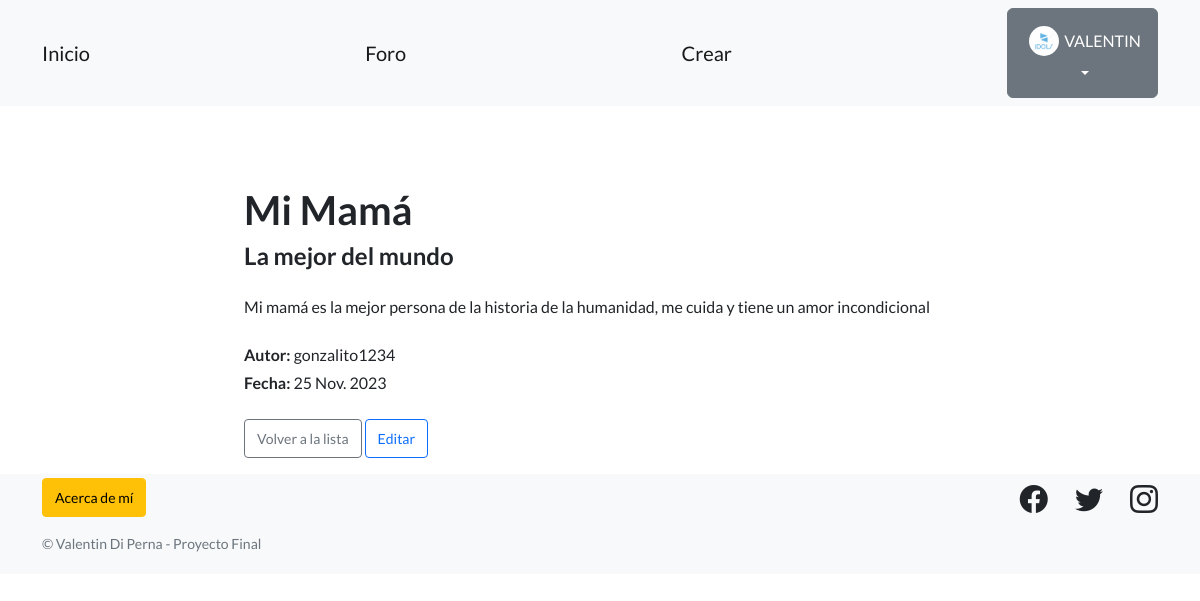
The app's page /pages/pageld/5/ (signed in) with its own data.
### perfiles/models.py (models this page shows, shortened)
class Avatar(models.Model):
   user = models.OneToOneField(User, on_delete=models.CASCADE, null=True)
   imagen = models.ImageField(upload_to='avatares', null=True, blank=True)

### articulos/models.py (models this page shows, shortened)
class Articulo(models.Model):
    titulo = models.CharField(max_length=50)
    subtitulo = models.CharField(max_length=50)
    cuerpo = RichTextField()
    autor = models.ForeignKey(User, on_delete=models.SET_NULL, null=True)
    fecha = models.DateField(auto_now = True)
    destacado = models.BooleanField(default=False)

### articulos/views.py (the view)
# urls.py: path('pageld/<int:pk>/', ArticuloDetailView.as_view(), name='detalle_articulo'),
class ArticuloDetailView(DetailView):
    model = Articulo
    success_url = reverse_lazy('lista_articulos')

### articulos/templates/articulos/articulo_detail.html
{% extends "base.html" %}
{% block contenido %}
<div class="container mt-5">
  <div class="row">
      <div class="col-md-8 offset-md-2">
          <h1 class="post-heading">{{ object.titulo }}</h1>
          <h4 class="subheading">{{ object.subtitulo }}</h4>
          <div class="article-content mt-4">
              {{ object.cuerpo | safe }}
          </div>
          <div class="article-meta mt-4">
              <p class="mb-1"><strong>Autor:</strong> {{ object.autor }}</p>
              <p class="mb-0"><strong>Fecha:</strong> {{ object.fecha }}</p>
          </div>
          <div class="article-actions mt-4">
              <a href="{% url 'lista_articulos' %}" class="btn btn-outline-secondary btn-sm">Volver a la lista</a>
              <a href="{% url 'editar_articulo' object.id %}" class="btn btn-outline-primary btn-sm">Editar</a>
          </div>
      </div>
  </div>
</div>
{% endblock contenido %}

### templates_base/base.html (shortened to what this page needs)
{% load static %}
<!DOCTYPE html>
<html lang="en">
    <head>
        <link href="https://cdn.jsdelivr.net/npm/bootstrap-icons@1.5.0/font/bootstrap-icons.css" rel="stylesheet" type="text/css" />
        <link href="{% static 'css/styles.css' %}" rel="stylesheet" />
    </head>
    <body>
        <nav class="navbar navbar-expand-lg navbar-light bg-light static-top justify-content-center">
            <div class="container">
                <a class="navbar-brand" href="{% url 'inicio' %}">Inicio</a>
                <a class="navbar-brand" href="{% url 'lista_articulos' %}">Foro</a>
                <a class="navbar-brand" href="{% url 'crear_articulo' %}">Crear</a>
                {% if user.is_authenticated %}
                    <div class="dropdown">
                        <button class="btn btn-secondary dropdown-toggle" type="button" id="dropdownMenuButton1" data-bs-toggle="dropdown" aria-expanded="false">
                            <div class="d-flex align-items-center">
                                <img src="{{ user.avatar.imagen.url }}" style="width: 40px; height: 40px; object-fit: cover; border-radius: 50%; padding: 5px;">
                                <span>{{ user.username }}</span>
                            </div>
                        </button>
                    </div>
                {% else %}
                    <div class="d-flex">
                        <a class="btn btn-primary me-2" href="{% url 'login' %}">Iniciar Sesión</a>
                        <a class="btn btn-success" href="{% url 'registro' %}">Registro</a>
                    </div>
                {% endif %}
            </div>
        </nav>
        <section style="padding: 2rem 3rem 1rem;">
            {% block contenido %}
            {% endblock contenido %}
        </section>
        <footer class="footer bg-light py-1">
            <div class="container">
                <div class="row">
                    <div class="col-lg-6 text-center text-lg-start mb-4 mb-lg-0">
                        <ul class="list-inline">
                            <li class="list-inline-item">
                                <a class="btn btn-warning btn-sm" href="{% url 'about_me' %}">
                                    Acerca de mí
                                </a>
                            </li>
                        </ul>
                        <p class="text-muted small">&copy; Valentin Di Perna - Proyecto Final</p>
                    </div>
                    <div class="col-lg-6 text-center text-lg-end">
                        <ul class="list-inline mb-0">
                            <li class="list-inline-item me-4">
                                <a class="text-dark" href="https://www.facebook.com/Coderhouse/"><i class="bi-facebook fs-3"></i></a>
                            </li>
                            <li class="list-inline-item me-4">
                                <a class="text-dark" href="https://twitter.com/coderhouse"><i class="bi-twitter fs-3"></i></a>
                            </li>
                            <li class="list-inline-item">
                                <a class="text-dark" href="https://www.instagram.com/coderhouse"><i class="bi-instagram fs-3"></i></a>
                            </li>
                        </ul>
                    </div>
                </div>
            </div>
        </footer>
    </body>
</html>

### records on screen
Articulo: titulo "Mi Mamá", subtitulo "La mejor del mundo", cuerpo "Mi mamá es la mejor persona de la historia de la humanidad, me cuida y tiene un amor incondicional", autor "gonzalito1234", fecha "25 Nov. 2023"

### other values on screen
{{ user.username }} "VALENTIN"
